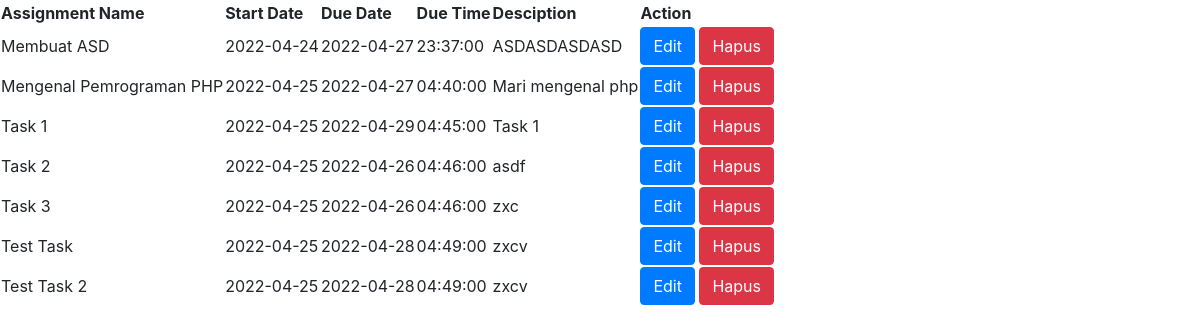
The page /list_assignments.php on the database as committed earlier.
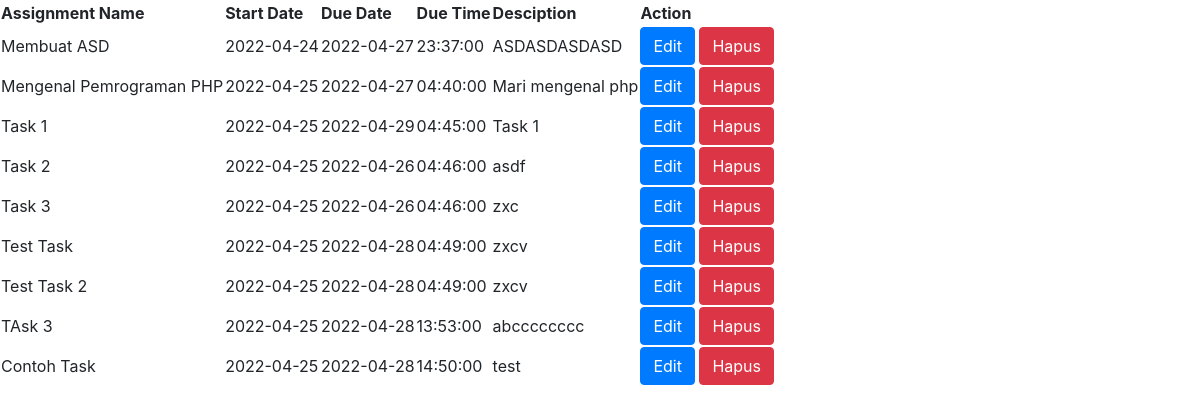
The same page on the database as committed later.
### tables this page shows
CREATE TABLE `assignments` (
  `assignment_id` int(10) UNSIGNED NOT NULL,
  `assignment_name` varchar(100) NOT NULL,
  `assignment_start_date` datetime NOT NULL,
  `assignment_end_date` datetime NOT NULL,
  `assignment_desc` text NOT NULL,
  `assignment_type` enum('exam','task','personality') NOT NULL,
  `subject_id` int(10) UNSIGNED NOT NULL,
  `mentor_id` int(10) UNSIGNED NOT NULL
);

### Model/Assignments.php (called while the page is built, shortened)
<?php
class Assignments
{
    private $dbConn;
    public function __construct()
    {
        require_once("DbConnect.php");
        $db = new DbConnect;
        $this->dbConn = $db->connect();
    }
    public function getAllAssigment()
    {
        $stmt = $this->dbConn->prepare("SELECT * FROM assignments");
        try {
            if ($stmt->execute()) {
                $assignments = $stmt->fetchAll(PDO::FETCH_ASSOC);
            }
        } catch (Exception $e) {
            return $e->getMessage();
        }
        return $assignments;
    }
    public function getAssignmentById($id)
    {
        $stmt = $this->dbConn->prepare("SELECT * FROM assignments WHERE assignment_id = :id");
        $stmt->bindParam(":id", $id);
        try {
            if ($stmt->execute()) {
                $assigmentData = $stmt->fetch(PDO::FETCH_ASSOC);
            }
        } catch (Exception $e) {
            return $e->getMessage();
        }
        return $assigmentData;
    }
}

### Model/DbConnect.php (called while the page is built, shortened)
<?php
class DbConnect
{
    private $host = "localhost";
    private $user = "root";
    private $pass = "";
    private $dbName = "incareer2";
    public function connect()
    {
        try {
            $this->conn = new PDO('mysql:host=' . $this->host . '; dbname=' . $this->dbName, $this->user, $this->pass);
            $this->conn->setAttribute(PDO::ATTR_ERRMODE, PDO::ERRMODE_EXCEPTION);
            return $this->conn;
        } catch (PDOException $e) {
            echo "Database Error: " . $e->getMessage();
        }
    }
}

### list_assignments.php (the view, shortened to what this page needs)
<?php
require "./Model/Assignments.php";
$objAssignment = new Assignments;
$allAssignments = $objAssignment->getAllAssigment();
?>
<!DOCTYPE html>
<html lang="en">
<head>
    <link rel="stylesheet" href="https://cdn.jsdelivr.net/npm/bootstrap@4.4.1/dist/css/bootstrap.min.css">
</head>
<body>
    <table>
        <thead>
            <tr>
                <th>Assignment Name</th>
                <th>Start Date</th>
                <th>Due Date</th>
                <th>Due Time</th>
                <th>Desciption</th>
                <th>Action</th>
            </tr>
        </thead>
        <tbody>
            <?php foreach($allAssignments as $row => $assignment) : ?>
                <?php
                    $arrStartDate = explode(" ", $assignment['assignment_start_date']);
                    $arrEndDate = explode(" ", $assignment['assignment_end_date']);
                    $startDate = $arrStartDate[0];
                    $dueDate = $arrEndDate[0];
                    $dueTime = $arrEndDate[1];
                ?>
                <tr>
                    <td><?=$assignment['assignment_name'] ?></td>
                    <td><?=$startDate; ?></td>
                    <td><?=$dueDate; ?></td>
                    <td><?=$dueTime; ?></td>
                    <td><?=$assignment['assignment_desc'] ?></td>
                    <td>
                        <button type="button" class="btn btn-primary" data-toggle="modal" data-target="#exampleModal<?=$assignment['assignment_id'];?>">Edit</button>
                                            <?php
                                                $assigments = $objAssignment->getAssignmentById($assignment['assignment_id']);
                                            ?>
                        <a class="btn btn-danger" href="list_assignments.php?act=delete&assign_id=<?=$assignment['assignment_id'];?>">Hapus</a>
                    </td>
                </tr>
            <?php endforeach ?>
        </tbody>
    </table>
</body>
</html>

Rows that differ between the two databases and show on the page:
added assignments: assignment_name "TAsk 3", assignment_start_date "2022-04-25", assignment_end_date "2022-04-28", assignment_end_date "13:53:00", assignment_desc "abcccccccc"
added assignments: assignment_name "Contoh Task", assignment_start_date "2022-04-25", assignment_end_date "2022-04-28", assignment_end_date "14:50:00", assignment_desc "test"
